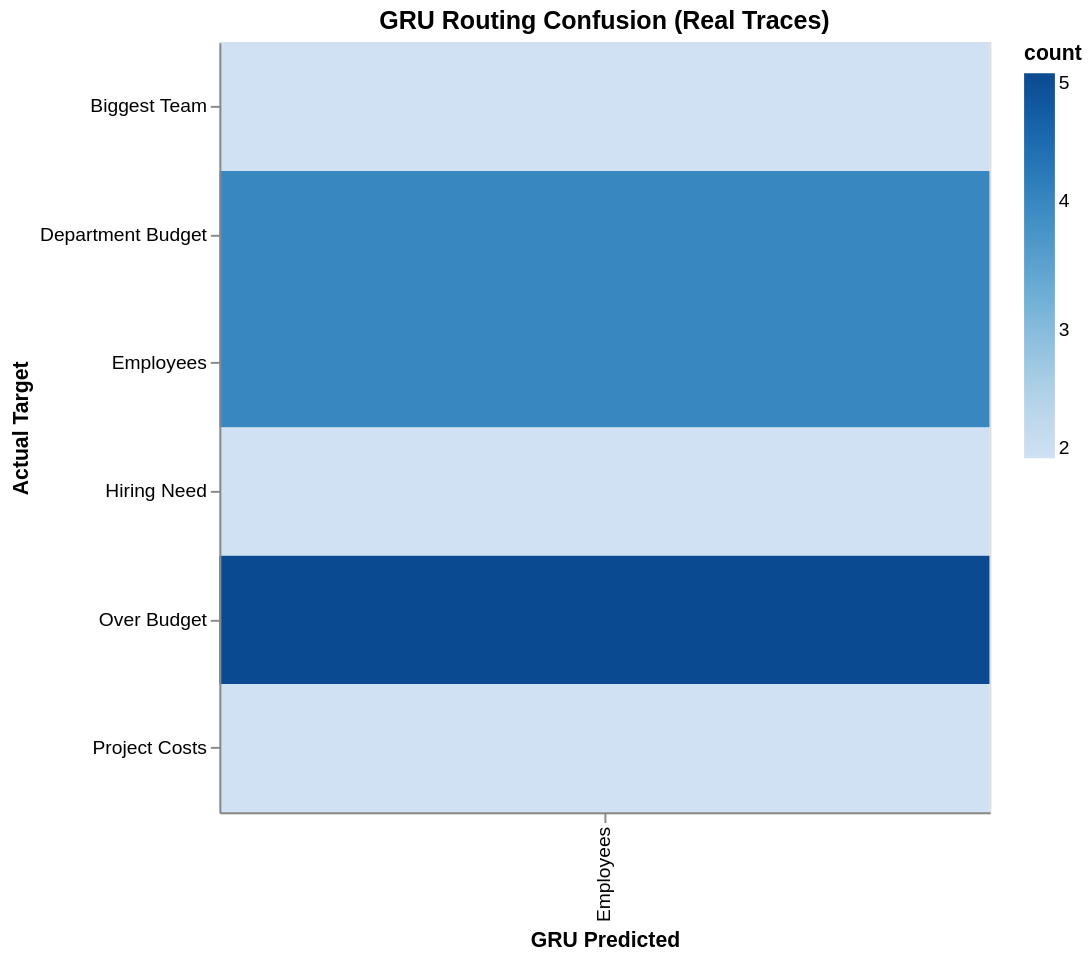

The notebook cell this image was saved under:
### Code cell
// Confusion matrix: for real traces with intent, what did GRU predict vs actual target?
const confusionData: Array<{actual: string, predicted: string, count: number}> = [];
const confMap = new Map<string, number>();

for (const trace of real) {
  if (!trace.intentEmbedding) continue;
  const pred = gru.predictNext(trace.intentEmbedding, []);
  const key = `${trace.targetNote}||${pred.name}`;
  confMap.set(key, (confMap.get(key) ?? 0) + 1);
}

for (const [key, count] of confMap) {
  const [actual, predicted] = key.split('||');
  confusionData.push({ actual, predicted, count });
}

if (confusionData.length > 0) {
  const confSpec = {
    "$schema": "https://vega.github.io/schema/vega-lite/v5.json",
    "title": "GRU Routing Confusion (Real Traces)",
    "width": 400,
    "height": 400,
    "data": { "values": confusionData },
    "mark": "rect",
    "encoding": {
      "x": { "field": "predicted", "type": "nominal", "title": "GRU Predicted" },
      "y": { "field": "actual", "type": "nominal", "title": "Actual Target" },
      "color": { "field": "count", "type": "quantitative", "scale": { "scheme": "blues" } },
      "tooltip": [{ "field": "actual" }, { "field": "predicted" }, { "field": "count" }]
    }
  };
  await Deno.jupyter.display({ "application/vnd.vegalite.v5+json": confSpec }, { raw: true });
} else {
  console.log('No real traces with intent embeddings yet — run some --intent queries first.');
}

### Figure 1 — Vega-Lite specification as saved in the notebook (floating-point values rounded to 4 significant figures)
{"$schema": "https://vega.github.io/schema/vega-lite/v5.json", "data": {"values": [{"actual": "Hiring Need", "count": 2, "predicted": "Employees"}, {"actual": "Over Budget", "count": 5, "predicted": "Employees"}, {"actual": "Project Costs", "count": 2, "predicted": "Employees"}, {"actual": "Department Budget", "count": 4, "predicted": "Employees"}, {"actual": "Employees", "count": 4, "predicted": "Employees"}, {"actual": "Biggest Team", "count": 2, "predicted": "Employees"}]}, "encoding": {"color": {"field": "count", "scale": {"scheme": "blues"}, "type": "quantitative"}, "tooltip": [{"field": "actual"}, {"field": "predicted"}, {"field": "count"}], "x": {"field": "predicted", "title": "GRU Predicted", "type": "nominal"}, "y": {"field": "actual", "title": "Actual Target", "type": "nominal"}}, "height": 400, "mark": "rect", "title": "GRU Routing Confusion (Real Traces)", "width": 400}
